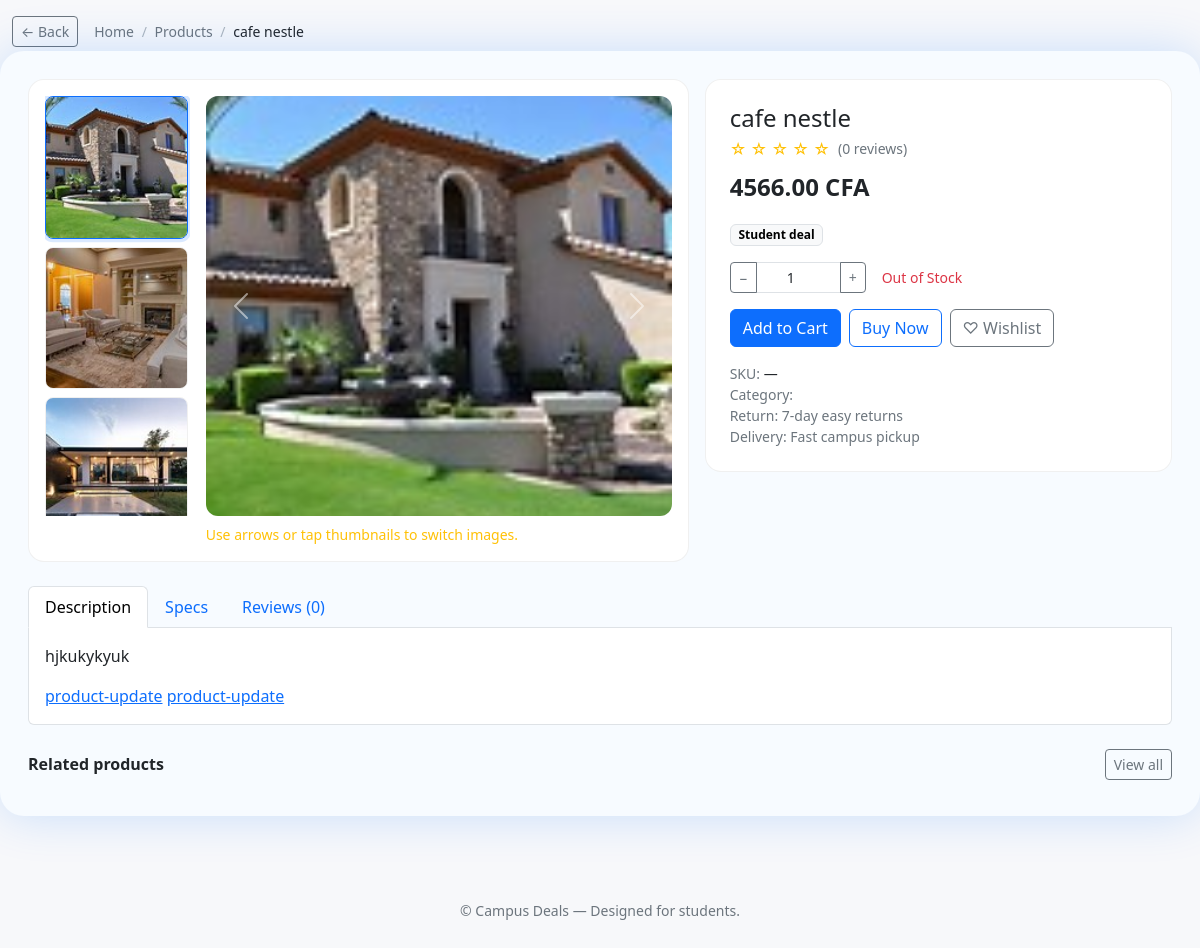
Page /market/product/2/ on the earlier database version.
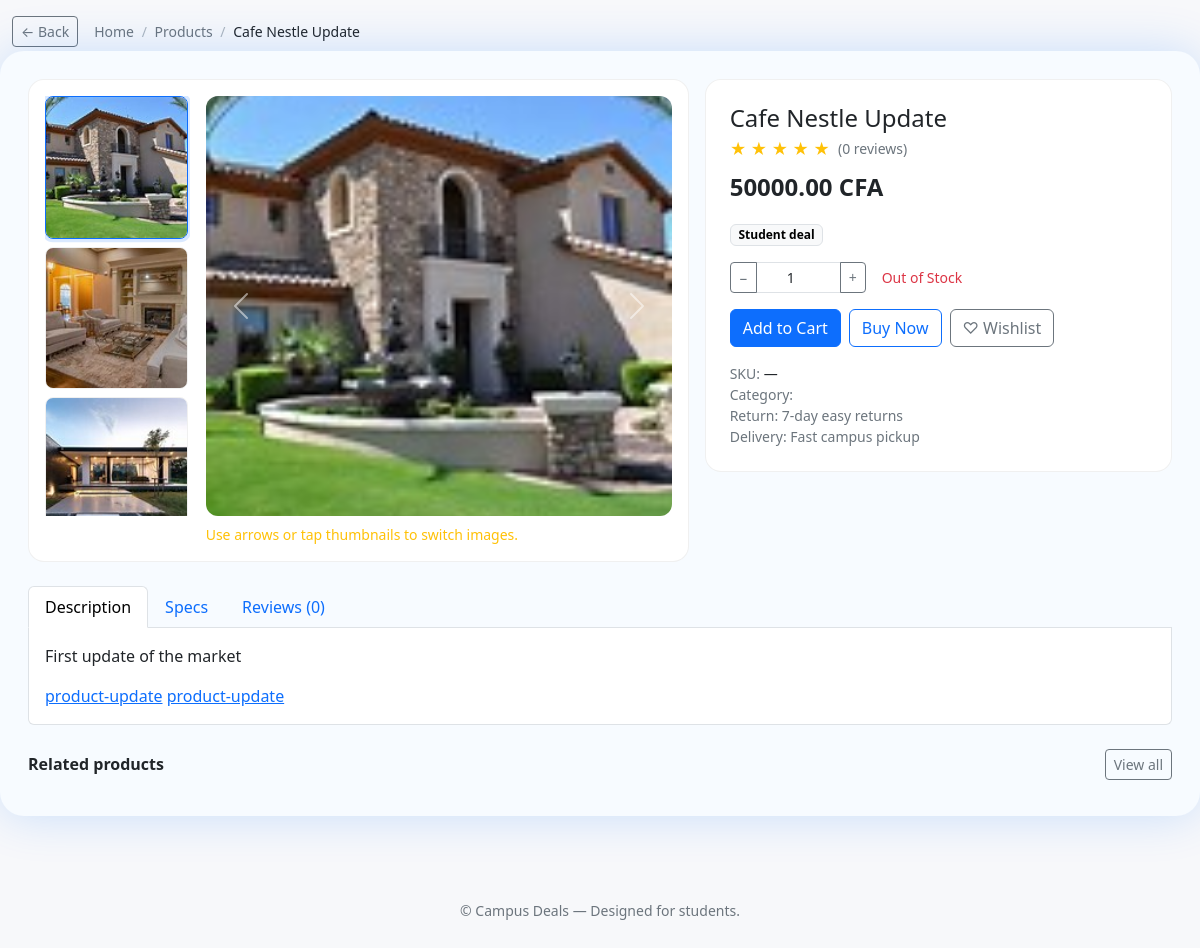
Same page on the later database version.
### marketplace/models.py (models this page shows, shortened)
class Product(models.Model):
    name = models.CharField(max_length=255)
    seller = models.ForeignKey(User, related_name='products', on_delete=models.CASCADE)
    category = models.CharField(
        max_length=50,
        choices=[
            ("books", "Books & Stationery"),
            ("electronics", "Electronics"),
            ("kitchen", "Kitchenware"),
            ("furniture", "Furniture"),
            ("clothing", "Clothing")
        ]
    )
    condition = models.CharField(
        max_length=20,
        choices=[("new", "New"), ("used", "Used"), ("refurbished", "Refurbished")],
        default="used"
    )
    price = models.DecimalField(max_digits=10, decimal_places=2)
    stock = models.PositiveIntegerField(default=0)
    description = models.TextField()
    is_student_discount = models.BooleanField(
        default=False,
        help_text="Flag if special student pricing applies"
    )
    pickup_location = models.CharField(
        max_length=100,
        default="On-campus"
    )
    delivery_available = models.BooleanField(default=False)
    warranty_period_months = models.PositiveSmallIntegerField(default=0)
    created_at = models.DateTimeField(default=timezone.now)
    updated_at = models.DateTimeField(auto_now=True)
    class Meta:
        verbose_name = "Product"
        verbose_name_plural = "Products"
        ordering = ['-created_at']
        indexes = [
            models.Index(fields=['name']),
            models.Index(fields=['price']),
            models.Index(fields=['created_at']),
        ]
        constraints = [
            models.CheckConstraint(condition=models.Q(price__gte=0), name='price_greater_than_or_equal_to_zero'),
            models.CheckConstraint(condition=models.Q(stock__gte=0), name='stock_greater_than_or_equal_to_zero'),
        ]

### marketplace/views.py (the view)
# urls.py: path("product/<int:pk>/", views.ProductDetailView.as_view(), name="product-detail"),
class ProductDetailView(DetailView):
    model = Product
    context_object_name = "product"
    template_name = "marketplace/product_detail.html"

### marketplace/templates/marketplace/product_detail.html (shortened to what the changed rows need)
<!doctype html>
<html lang="en">
<head>
  <link href="https://cdn.jsdelivr.net/npm/bootstrap@5.3.3/dist/css/bootstrap.min.css" rel="stylesheet">
</head>
<body>
  <header class="container-xxl py-3">
    <div class="d-flex align-items-center gap-3">
      <nav class="crumbs small text-secondary" aria-label="breadcrumb">
        <a href="{% url 'market:home' %}" class="text-secondary">Home</a>
        <span class="sep mx-1">/</span>
        <a href="{% url 'market:home' %}" class="text-secondary">Products</a>
        <span class="sep mx-1">/</span>
        <span class="text-body">{{ product.name }}</span>
      </nav>
    </div>
  </header>
  <main class="container-xxl pb-5">
    <section class="detail-wrapper category--{{ product.category.slug|default:'skills' }}">
      <div class="row g-3">
        <div class="col-12 col-lg-5">
          <aside class="summary-card p-4">
            <h1 class="h4 mb-1">{{ product.name }}</h1>
            <div class="d-flex align-items-center gap-2 mb-2">
              <div class="text-warning" aria-label="{{ product.rating }} out of 5">
                {% for i in "12345" %}
                  {% if forloop.counter <= product.stock|default:0 %}★{% else %}☆{% endif %}
                {% endfor %}
              </div>
              <span class="small text-secondary">({{ product.review_count|default:0 }} reviews)</span>
            </div>
            <div class="mb-3 price">
              {% if product.discount_price %}
                <div class="fs-4 deal">{{ product.discount_price  CFA</div>
                <div class="small">
                  <span class="old">{{ product.price  CFA</span>
                  <span class="ms-2 save">
                    Save  CFA
                  </span>
                </div>
              {% else %}
                <div class="fs-4 fw-bold">{{ product.price }} CFA</div>
              {% endif %}
            </div>
            <div class="mb-3">
              {% for tag in product.tags.all %}
                <span class="badge rounded-pill text-bg-light border">{{ tag.name }}</span>
              {% empty %}
                <span class="badge text-bg-light border">Student deal</span>
              {% endfor %}
            </div>
            <div class="d-flex align-items-center gap-3 mb-3">
              <div class="qty input-group input-group-sm" style="width: 8.5rem;">
              </div>
              <div class="small text-{{ product.in_stock|yesno:'success,danger' }}">
              </div>
            </div>
            <div class="d-flex flex-wrap gap-2 mb-3">
              <form method="post" action="">
              </form>
              <a href="" class="btn btn-outline-primary">Buy Now</a>
              <form method="post" action="">
              </form>
            </div>
            <ul class="list-unstyled small text-secondary mb-0">
              <li>SKU: <span class="text-body">{{ product.sku|default:"—" }}</span></li>
              <li>Category: <a class="text-decoration-none" href="{% url 'market:home' %}?category={{ product.category.slug }}">{{ product.category.name }}</a></li>
              <li>Return: 7‑day easy returns</li>
              <li>Delivery: Fast campus pickup</li>
            </ul>
          </aside>
        </div>
      </div>
      <div class="mt-4">
        <div class="tab-content p-3 bg-white border border-top-0 rounded-bottom">
          <div class="tab-pane fade show active" id="desc" role="tabpanel">
            {{ product.description|linebreaks }}
          </div>
        </div>
      </div>
      <section class="related mt-4">
        <div class="d-flex align-items-center justify-content-between mb-2">
          <h2 class="h6 section-title mb-0">Related products</h2>
        </div>
      </section>
    </section>
  </main>
</body>
</html>

Differences in the rows shown:
changed Product: name "cafe nestle" → "Cafe Nestle Update"; stock 0 → 90 (drawn); price "4566.00" → "50000.00"; description "hjkukykyuk" → "First update of the market"
